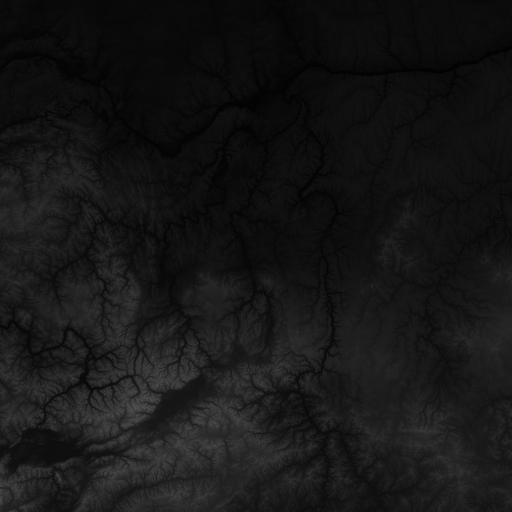
#> input picture data/terrain_example.png, 512 x 512 px, found by its file name
$ python open_terrain_from_png.py
#> lines starting #> are read from the running program, lines starting #| are printed output that depends on the picture
import imageio.v3 as iio
import numpy as np
import bpy
import os

# DIFFERENT USEFUL KERNEL EXAMPLES
emboss = np.array([
    [-2, -1, 0],
    [-1, 1, 1],
    [0, 1, 2]
], dtype=np.float32)

sharpen = np.array([
    [0, -1, 0],
    [-1, 5, -1],
    [0, -1, 0]
], dtype=np.float32)

laplacian = np.array([
    [0, -1, 0],
    [-1, 4, -1],
    [0, -1, 0]
], dtype=np.float32)

sobel_x = np.array([
    [-1, 0, 1],
    [-2, 0, 2],
    [-1, 0, 1]
], dtype=np.float32)

sobel_y = np.array([
    [-1, -2, -1],
    [0, 0, 0],
    [1, 2, 1]
], dtype=np.float32)

box_blur_3x3 = np.ones((3, 3), dtype=np.float32)
box_blur_3x3 /= box_blur_3x3.sum()

box_blur_7x7 = np.ones((7, 7), dtype=np.float32)
box_blur_7x7 /= box_blur_7x7.sum()

box_blur_11x11 = np.ones((11, 11), dtype=np.float32)
box_blur_11x11 /= box_blur_11x11.sum()

box_blur_25x25 = np.ones((25, 25), dtype=np.float32)
box_blur_25x25 /= box_blur_25x25.sum()

gaussian_kernel_3x3 = np.array([
    [1, 2, 1],
    [2, 4, 2],
    [1, 2, 1]
], dtype=np.float32)
gaussian_kernel_3x3 /= gaussian_kernel_3x3.sum()

gaussian_kernel_5x5 = np.array([
    [1, 4, 6, 4, 1],
    [4, 16, 24, 16, 4],
    [6, 24, 36, 24, 6],
    [4, 16, 24, 16, 4],
    [1, 4, 6, 4, 1]
], dtype=np.float32)
gaussian_kernel_5x5 /= gaussian_kernel_5x5.sum()

kernel_ripple = np.array([
    [0, -1, 0],
    [-1, 5, -1],
    [0, -1, 0]
], dtype=np.float32)

kernel_smoother = np.array([
    [1, 2, 1],
    [2, 4, 2],
    [1, 2, 1]
], dtype=np.float32)


def load_bw_image_as_normalized_array(filepath):
    if not os.path.isfile(filepath):
        raise ValueError(f"Path is not a file: {filepath}")

    img = iio.imread(filepath)
#> img is the input picture: shape (512, 512) uint16; min 743, max 21749, mean 5723.2

    # Convert to float32 for normalization
    arr = img.astype(np.float32)
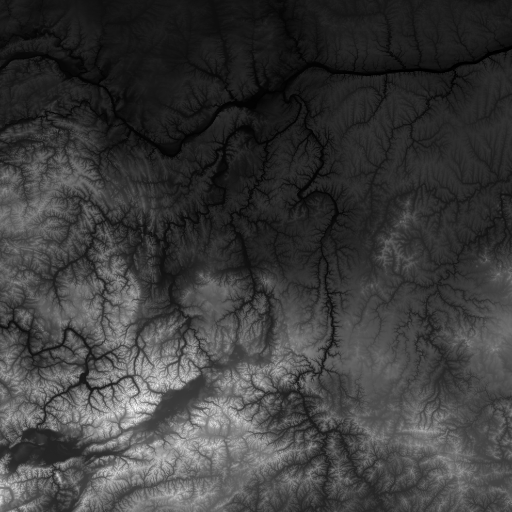
#> arr: shape (512, 512) float32; min 743, max 21749, mean 5723.2; drawn with min black and max white
    min_val = arr.min()
#> min_val = 743
    max_val = arr.max()
#> max_val = 21749

    if max_val - min_val == 0:
        arr_normalized = np.zeros_like(arr)
    else:
        arr_normalized = (arr - min_val) / (max_val - min_val)

    return arr_normalized


def grid_to_xyz(z_grid, start_coordinate, end_coordinate):
    """
    Convert a 2D grid of z-values into a (N*M)x3 array of [x, y, z] coordinates,
    where x and y are linearly spaced between start_coordinate and end_coordinate.

    Parameters:
    - z_grid: 2D NumPy array of shape (N, M), representing z-values over a grid.
    - start_coordinate: float, the starting coordinate value for both x and y axes.
    - end_coordinate: float, the ending coordinate value for both x and y axes.

    Returns:
    - xyz: NumPy array of shape (N*M, 3), where each row is [x, y, z].
    """

    # Get the number of rows (N) and columns (M) from the shape of the z_grid
    nrows, ncols = z_grid.shape

    # Create a 1D array of x coordinates (length M) evenly spaced from start to end
    x = np.linspace(start_coordinate, end_coordinate, ncols)

    # Create a 1D array of y coordinates (length N) evenly spaced from start to end
    y = np.linspace(start_coordinate, end_coordinate, nrows)

    # Create a 2D meshgrid from the x and y coordinate vectors
    # xx has shape (N, M), each row is a copy of x
    # yy has shape (N, M), each column is a copy of y
    xx, yy = np.meshgrid(x, y)

    # Flatten xx, yy, and z_grid into 1D arrays (length N*M each),
    # and stack them as columns to form an (N*M)x3 array of [x, y, z]
    xyz = np.column_stack((xx.ravel(), yy.ravel(), z_grid.ravel()))

    return xyz


def generate_faces_from_grid(n_row, n_col):
    """
    Generate triangle face indices for a (n_row x n_col) grid of vertices,
    assuming the vertices are flattened row-major (C-style) to a 1D array.

    Returns:
    - faces: (2 * (n_row - 1) * (n_col - 1), 3) int NumPy array of triangle indices
    """
    # Create 2D grid of top-left corner indices for each quad
    i = np.arange(n_row - 1)
    j = np.arange(n_col - 1)
    ii, jj = np.meshgrid(i, j, indexing='ij')  # shape: (n_row-1, n_col-1)

    # Flatten grid of cell indices
    ii = ii.ravel()
    jj = jj.ravel()

    # Convert 2D grid indices to flat indices in the 1D vertex array
    top_left = ii + jj * n_col
    bottom_left = ii + (jj + 1) * n_col
    top_right = (ii + 1) + jj * n_col
    bottom_right = (ii + 1) + (jj + 1) * n_col

    # Create two triangles per grid cell
    tri1 = np.stack([top_left, bottom_left, top_right], axis=1)
    tri2 = np.stack([top_right, bottom_left, bottom_right], axis=1)

    # Concatenate both triangles
    faces = np.concatenate([tri1, tri2], axis=0)
    return faces


def apply_convolution(matrix, kernel=np.array([[1, 1, 1], [1, 1, 1], [1, 1, 1]], dtype=np.float32)):
    """
        Apply a 2D convolution operation to a matrix using a given square kernel.

        This function performs manual convolution of the input matrix with the specified
        kernel, while preserving the original matrix dimensions. It pads the input using
        edge padding to ensure that border elements are convolved correctly.

        Parameters:
            matrix (np.ndarray): A 2D NumPy array (heightmap or image) to be filtered.
            kernel (np.ndarray, optional): A square 2D NumPy array with odd dimensions
                representing the convolution kernel. Defaults to a 3x3 uniform blur kernel.

        Returns:
            np.ndarray: A 2D NumPy array of the same shape as `matrix`, containing the
            result of the convolution operation.

        Raises:
            AssertionError: If the kernel is not square or its dimensions are not odd.

        Example:
            >>> matrix = np.array([[1, 2, 3], [4, 5, 6], [7, 8, 9]], dtype=np.float32)
            >>> kernel = np.array([[1, 2, 1], [2, 4, 2], [1, 2, 1]], dtype=np.float32)
            >>> result = apply_convolution(matrix, kernel)
    """

    # Ensure kernel is square and has odd dimensions
    assert kernel.ndim == 2 and kernel.shape[0] == kernel.shape[1], "Kernel must be square"
    assert kernel.shape[0] % 2 == 1, "Kernel size must be odd"

    kernel = kernel.astype(np.float32)
    kernel /= kernel.sum() if kernel.sum() != 0 else 1  # normalize if not edge detector

    k = kernel.shape[0] // 2  # padding size

    # Pad the matrix to preserve dimensions after convolution
    padded = np.pad(matrix, pad_width=k, mode='edge')
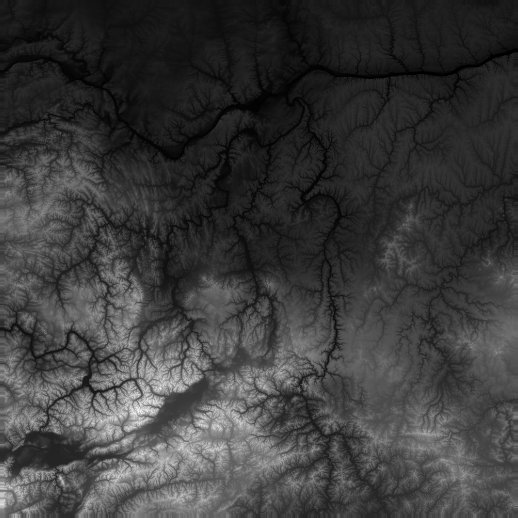
#> padded: shape (518, 518) float32; min 0, max 1, mean 0.237
    output = np.zeros_like(matrix)

    # Perform manual convolution
    for i in range(matrix.shape[0]):
        for j in range(matrix.shape[1]):
            region = padded[i:i + 2 * k + 1, j:j + 2 * k + 1]
            output[i, j] = np.sum(region * kernel)

    return output


if __name__ == "__main__":
    terrain = load_bw_image_as_normalized_array("C:\\Users\\79140\\PycharmProjects\\procedural-terrain-generation-blender\\data\\terrain_example.png")
    terrain = apply_convolution(matrix=terrain, kernel=box_blur_7x7)  # smoothen
    vertices = grid_to_xyz(terrain, start_coordinate=-6, end_coordinate=6).tolist()
#> vertices = 262144 items
    size = terrain.shape[0]
#> size = 512
    faces = generate_faces_from_grid(size, size)

    # create mesh in Blender
#> (the run stopped early here; a loop or call above may not have finished)
